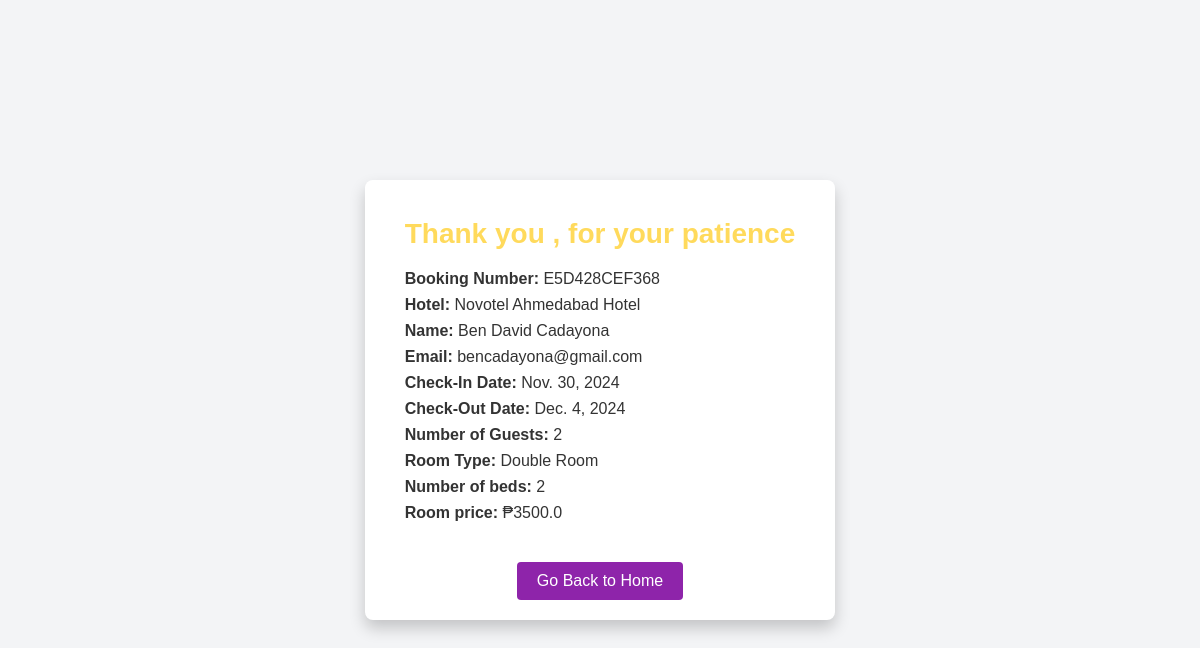
The app's page /success/ (signed in), older data.
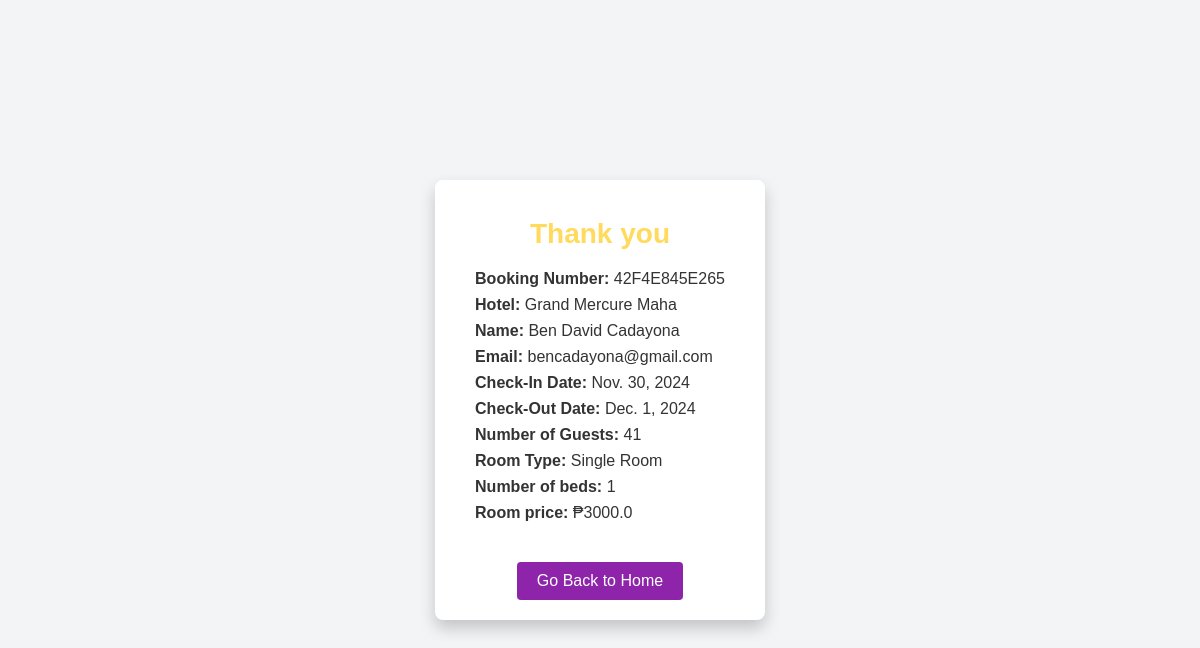
The same page, newer data.
### api/models.py (models this page shows, shortened)
class Booking(models.Model):
    STATUS_CHOICES = [
        ("Pending", "Pending"),
        ("Canceled", "Canceled"),
        ("Accepted", "Accepted"),
        ("Check-in", "Check-in"),
        ("Check-out", "Check-out"),
    ]
    user = models.ForeignKey(User, on_delete=models.CASCADE, null=True, blank=True)
    name = models.CharField(max_length=100)
    email = models.EmailField()
    check_in = models.DateField(null=True, blank=True)
    check_out = models.DateField(null=True, blank=True)
    guests = models.IntegerField()
    room = models.ForeignKey(Rooms, on_delete=models.CASCADE)
    booking_number = models.CharField(max_length=12, editable=False, default=uuid.uuid4().hex[:12].upper())
    status = models.CharField(max_length=10, choices=STATUS_CHOICES, default="Pending")

class Rooms(models.Model):
    name = models.CharField(max_length=100)
    number_of_beds = models.IntegerField()
    price = models.FloatField()
    listing = models.ForeignKey('Listing', on_delete=models.CASCADE)

class Listing(models.Model):
    hotel_owner = models.ForeignKey(User, on_delete=models.CASCADE, related_name="listings")
    title = models.CharField(max_length=255)
    description = models.TextField()
    price_per_night = models.CharField(max_length=55)
    image = models.ImageField(upload_to='listings/')
    filters = models.ManyToManyField('Filter', related_name="listings")

### api/views.py (the view)
# urls.py: path('success/', success, name='success'),
@login_required
def success(request):
    booking = Booking.objects.filter(user=request.user).latest('id')
    return render(request, 'success.html', {'booking': booking})

### api/templates/success.html (shortened to what this page needs)
<!DOCTYPE html>
<html lang="en">
<head>
</head>
<body>
    <div class="container">
        <h1>Thank you
            {%if booking.status == 'Pending'%}
                , for your patience
            {%endif%}
        </h1>
        <div class="details">
            <p><strong>Booking Number:</strong> {{ booking.booking_number }}</p>
            <p><strong>Hotel:</strong> {{ booking.room.listing.title }}</p>
            <p><strong>Name:</strong> {{ booking.name|capfirst }}</p>
            <p><strong>Email:</strong> {{ booking.email }}</p>
            <p><strong>Check-In Date:</strong> {{ booking.check_in }}</p>
            <p><strong>Check-Out Date:</strong> {{ booking.check_out }}</p>
            <p><strong>Number of Guests:</strong> {{ booking.guests }}</p>
            <p><strong>Room Type:</strong> {{ booking.room.name }}</p>
            <p><strong>Number of beds:</strong> {{ booking.room.number_of_beds }}</p>
            <p><strong>Room price:</strong> ₱{{ booking.room.price }}</p>
        </div>
        <a href="{% url 'home' %}" class="button">Go Back to Home</a>
    </div>
</body>
</html>

Row changes from the older to the newer data that the page shows:
removed Booking: booking_number "E5D428CEF368", room.listing "Novotel Ahmedabad Hotel", name "Ben David Cadayona", email "bencadayona@gmail.com", check_in "Nov. 30, 2024", check_out "Dec. 4, 2024", guests "2", room.name "Double Room", room.number_of_beds "2", room.price "3500.0"
added Booking: booking_number "42F4E845E265", room.listing "Grand Mercure Maha", name "Ben David Cadayona", email "bencadayona@gmail.com", check_in "Nov. 30, 2024", check_out "Dec. 1, 2024", guests "41", room.name "Single Room", room.number_of_beds "1", room.price "3000.0"
Text that changed along with them:
text no longer shown: ", for your patience"
